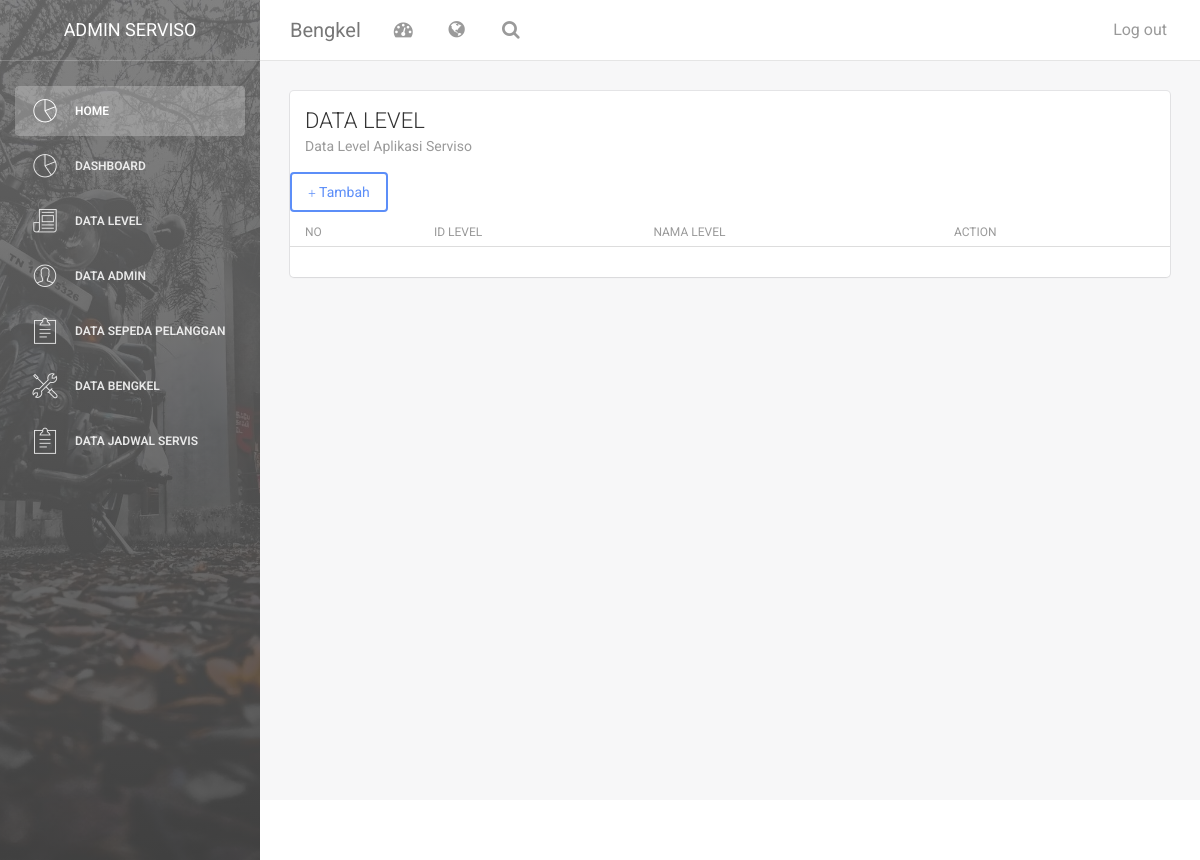
The app's page /index.php/level, older data.
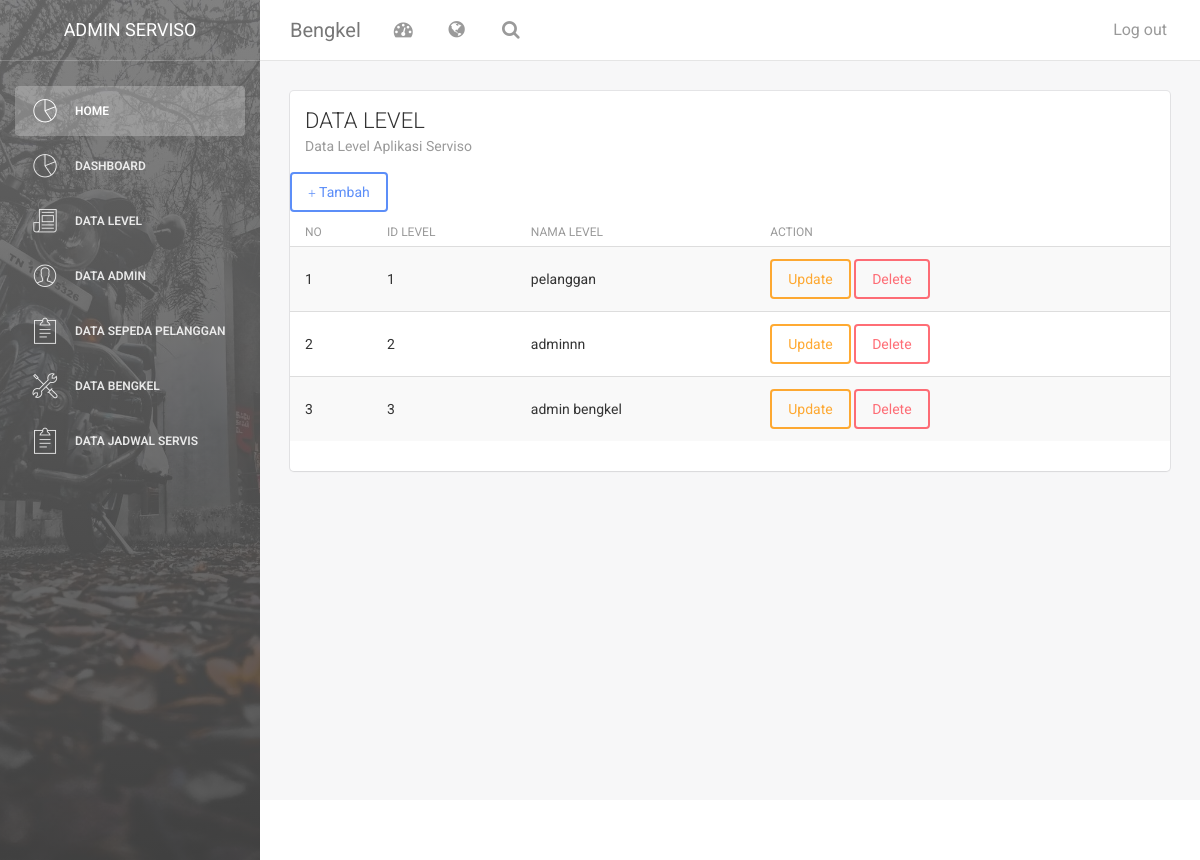
The same page, newer data.
### tables this page shows
CREATE TABLE `level` (
  `id_level` int(50) NOT NULL,
  `nama_level` varchar(100) NOT NULL
);

### application/controllers/level.php (called while the page is built, shortened)
<?php
class level extends CI_Controller {
        public function __construct()
        {
          $this->load->model('level_m');
          $this->load->library('form_validation');
      }
	public function index()
	{
        $data['konten']="level_v";
        $this->load->model('level_m');
        $data['arr']=$this->level_m->get_level();
        $this->load->view('dashboard',$data, FALSE);
        }
    }

### index.php (called while the page is built, shortened)
<?php
require_once BASEPATH.'core/CodeIgniter.php';

### application/models/level_m.php (called while the page is built, shortened)
<?php
class level_m extends CI_Model {
	public function get_level()
	{
	   $arr= $this->db->get('level')->result();
	   return $arr;
	}
}

### application/views/level_v.php (the view, shortened to what this page needs)
<div class="content">
            <div class="container-fluid">
                <div class="row">
                    <div class="col-md-12">
                        <div class="card">
                            <div class="header">
                                <h4 class="title">DATA LEVEL</h4>
                                <p class="category">Data Level Aplikasi Serviso</p>
                            </div>
                            <div class="content table-responsive table-full-width">
                                <table class="table table-hover table-striped">
                                <a href="#tambah" class="btn btn-primary" data-toggle="modal"><span class="glyphicon glyphicon-plus"></span> Tambah</a>
                                    <thead>
                                      <th>NO</th>
                                      <th>ID LEVEL</th>
                                    	<th>NAMA LEVEL</th>
                                        <th>ACTION</th>
                                    </thead>
                                    <?php
                                     $no=0;
                                 foreach ($arr as $dt_level) {
                                    $no++;
                                        echo '<tr>
                                <td>'.$no.'</td>
                                <td>'.$dt_level->id_level.'</td>
                                <td>'.$dt_level->nama_level.'</td>
                                <td><a href="#update_level" class="btn btn-warning" data-toggle="modal" onclick="tm_detail('.$dt_level->id_level.')">Update</a>
                                <a href="'.base_url('index.php/level/hapus_level/'.$dt_level->id_level).'" onclick="return confirm(\'anda yakin?\')" class="btn btn-danger">Delete</a></td>
                             </tr>';
                                }
                                ?>
                                </table>
    </div>
  </div>
</div>
                            </div>
                        </div>
                    </div>
                </div>
            </div>
        <footer class="footer">
            <div class="container-fluid">
                <nav class="pull-left">
                    <ul>
                        <li>
                            <a href="#">
                            </a>
                        </li>
                        <li>
                            <a href="#">
                            </a>
                        </li>
                        <li>
                            <a href="#">
                            </a>
                        </li>
                    </ul>
                </nav>
            </div>
        </footer>

Row changes from the older to the newer data that the page shows:
added level: id_level "1", nama_level "pelanggan"
added level: id_level "2", nama_level "adminnn"
added level: id_level "3", nama_level "admin bengkel"
